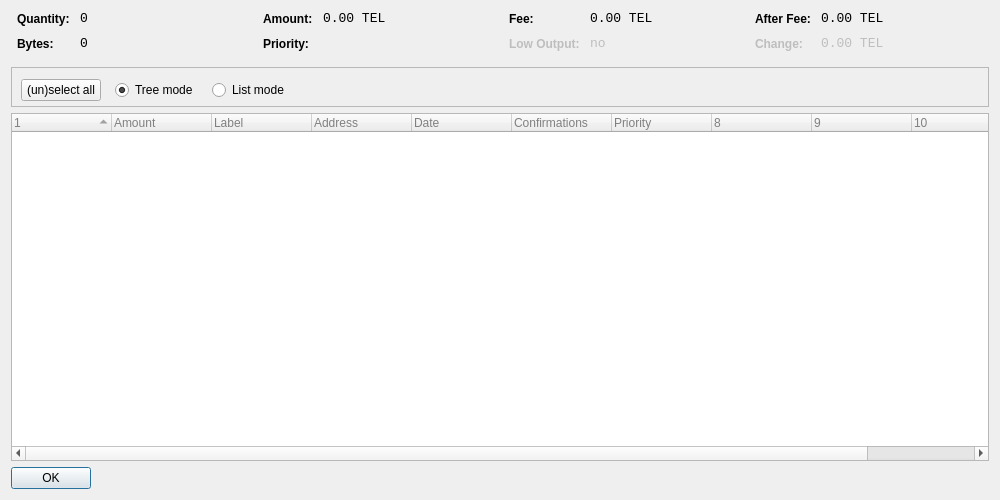
<?xml version="1.0" encoding="UTF-8"?>
<ui version="4.0">
 <class>CoinControlDialog</class>
 <widget class="QDialog" name="CoinControlDialog">
  <property name="geometry">
   <rect>
    <x>0</x>
    <y>0</y>
    <width>1000</width>
    <height>500</height>
   </rect>
  </property>
  <property name="windowTitle">
   <string>Coin Control</string>
  </property>
  <layout class="QVBoxLayout" name="verticalLayout">
   <item>
    <layout class="QHBoxLayout" name="horizontalLayoutTop" stretch="0,0,0,0">
     <property name="topMargin">
      <number>0</number>
     </property>
     <property name="bottomMargin">
      <number>10</number>
     </property>
     <item>
      <layout class="QFormLayout" name="formLayoutCoinControl1">
       <property name="horizontalSpacing">
        <number>10</number>
       </property>
       <property name="verticalSpacing">
        <number>10</number>
       </property>
       <property name="leftMargin">
        <number>6</number>
       </property>
       <property name="rightMargin">
        <number>6</number>
       </property>
       <item row="0" column="0">
        <widget class="QLabel" name="labelCoinControlQuantityText">
         <property name="styleSheet">
          <string notr="true">font-weight:bold;</string>
         </property>
         <property name="text">
          <string>Quantity:</string>
         </property>
        </widget>
       </item>
       <item row="0" column="1">
        <widget class="QLabel" name="labelCoinControlQuantity">
         <property name="font">
          <font>
           <family>Monospace</family>
           <pointsize>10</pointsize>
          </font>
         </property>
         <property name="cursor">
          <cursorShape>IBeamCursor</cursorShape>
         </property>
         <property name="contextMenuPolicy">
          <enum>Qt::ActionsContextMenu</enum>
         </property>
         <property name="text">
          <string notr="true">0</string>
         </property>
         <property name="textInteractionFlags">
          <set>Qt::LinksAccessibleByMouse|Qt::TextSelectableByKeyboard|Qt::TextSelectableByMouse</set>
         </property>
        </widget>
       </item>
       <item row="1" column="0">
        <widget class="QLabel" name="labelCoinControlBytesText">
         <property name="styleSheet">
          <string notr="true">font-weight:bold;</string>
         </property>
         <property name="text">
          <string>Bytes:</string>
         </property>
        </widget>
       </item>
       <item row="1" column="1">
        <widget class="QLabel" name="labelCoinControlBytes">
         <property name="font">
          <font>
           <family>Monospace</family>
           <pointsize>10</pointsize>
          </font>
         </property>
         <property name="cursor">
          <cursorShape>IBeamCursor</cursorShape>
         </property>
         <property name="contextMenuPolicy">
          <enum>Qt::ActionsContextMenu</enum>
         </property>
         <property name="text">
          <string notr="true">0</string>
         </property>
         <property name="textInteractionFlags">
          <set>Qt::LinksAccessibleByMouse|Qt::TextSelectableByKeyboard|Qt::TextSelectableByMouse</set>
         </property>
        </widget>
       </item>
      </layout>
     </item>
     <item>
      <layout class="QFormLayout" name="formLayoutCoinControl2">
       <property name="horizontalSpacing">
        <number>10</number>
       </property>
       <property name="verticalSpacing">
        <number>10</number>
       </property>
       <property name="leftMargin">
        <number>6</number>
       </property>
       <property name="rightMargin">
        <number>6</number>
       </property>
       <item row="0" column="0">
        <widget class="QLabel" name="labelCoinControlAmountText">
         <property name="styleSheet">
          <string notr="true">font-weight:bold;</string>
         </property>
         <property name="text">
          <string>Amount:</string>
         </property>
        </widget>
       </item>
       <item row="0" column="1">
        <widget class="QLabel" name="labelCoinControlAmount">
         <property name="font">
          <font>
           <family>Monospace</family>
           <pointsize>10</pointsize>
          </font>
         </property>
         <property name="cursor">
          <cursorShape>IBeamCursor</cursorShape>
         </property>
         <property name="contextMenuPolicy">
          <enum>Qt::ActionsContextMenu</enum>
         </property>
         <property name="text">
          <string notr="true">0.00 TEL</string>
         </property>
         <property name="textInteractionFlags">
          <set>Qt::LinksAccessibleByMouse|Qt::TextSelectableByKeyboard|Qt::TextSelectableByMouse</set>
         </property>
        </widget>
       </item>
       <item row="1" column="0">
        <widget class="QLabel" name="labelCoinControlPriorityText">
         <property name="styleSheet">
          <string notr="true">font-weight:bold;</string>
         </property>
         <property name="text">
          <string>Priority:</string>
         </property>
        </widget>
       </item>
       <item row="1" column="1">
        <widget class="QLabel" name="labelCoinControlPriority">
         <property name="font">
          <font>
           <family>Monospace</family>
           <pointsize>10</pointsize>
          </font>
         </property>
         <property name="cursor">
          <cursorShape>IBeamCursor</cursorShape>
         </property>
         <property name="contextMenuPolicy">
          <enum>Qt::ActionsContextMenu</enum>
         </property>
         <property name="text">
          <string/>
         </property>
         <property name="textInteractionFlags">
          <set>Qt::LinksAccessibleByMouse|Qt::TextSelectableByKeyboard|Qt::TextSelectableByMouse</set>
         </property>
        </widget>
       </item>
      </layout>
     </item>
     <item>
      <layout class="QFormLayout" name="formLayoutCoinControl3">
       <property name="horizontalSpacing">
        <number>10</number>
       </property>
       <property name="verticalSpacing">
        <number>10</number>
       </property>
       <property name="leftMargin">
        <number>6</number>
       </property>
       <property name="rightMargin">
        <number>6</number>
       </property>
       <item row="0" column="0">
        <widget class="QLabel" name="labelCoinControlFeeText">
         <property name="styleSheet">
          <string notr="true">font-weight:bold;</string>
         </property>
         <property name="text">
          <string>Fee:</string>
         </property>
        </widget>
       </item>
       <item row="0" column="1">
        <widget class="QLabel" name="labelCoinControlFee">
         <property name="font">
          <font>
           <family>Monospace</family>
           <pointsize>10</pointsize>
          </font>
         </property>
         <property name="cursor">
          <cursorShape>IBeamCursor</cursorShape>
         </property>
         <property name="contextMenuPolicy">
          <enum>Qt::ActionsContextMenu</enum>
         </property>
         <property name="text">
          <string notr="true">0.00 TEL</string>
         </property>
         <property name="textInteractionFlags">
          <set>Qt::LinksAccessibleByMouse|Qt::TextSelectableByKeyboard|Qt::TextSelectableByMouse</set>
         </property>
        </widget>
       </item>
       <item row="1" column="0">
        <widget class="QLabel" name="labelCoinControlLowOutputText">
         <property name="enabled">
          <bool>false</bool>
         </property>
         <property name="styleSheet">
          <string notr="true">font-weight:bold;</string>
         </property>
         <property name="text">
          <string>Low Output:</string>
         </property>
        </widget>
       </item>
       <item row="1" column="1">
        <widget class="QLabel" name="labelCoinControlLowOutput">
         <property name="enabled">
          <bool>false</bool>
         </property>
         <property name="font">
          <font>
           <family>Monospace</family>
           <pointsize>10</pointsize>
          </font>
         </property>
         <property name="cursor">
          <cursorShape>IBeamCursor</cursorShape>
         </property>
         <property name="contextMenuPolicy">
          <enum>Qt::ActionsContextMenu</enum>
         </property>
         <property name="text">
          <string notr="true">no</string>
         </property>
         <property name="textInteractionFlags">
          <set>Qt::LinksAccessibleByMouse|Qt::TextSelectableByKeyboard|Qt::TextSelectableByMouse</set>
         </property>
        </widget>
       </item>
      </layout>
     </item>
     <item>
      <layout class="QFormLayout" name="formLayoutCoinControl4">
       <property name="horizontalSpacing">
        <number>10</number>
       </property>
       <property name="verticalSpacing">
        <number>10</number>
       </property>
       <property name="leftMargin">
        <number>6</number>
       </property>
       <property name="rightMargin">
        <number>6</number>
       </property>
       <item row="0" column="0">
        <widget class="QLabel" name="labelCoinControlAfterFeeText">
         <property name="styleSheet">
          <string notr="true">font-weight:bold;</string>
         </property>
         <property name="text">
          <string>After Fee:</string>
         </property>
        </widget>
       </item>
       <item row="0" column="1">
        <widget class="QLabel" name="labelCoinControlAfterFee">
         <property name="font">
          <font>
           <family>Monospace</family>
           <pointsize>10</pointsize>
          </font>
         </property>
         <property name="cursor">
          <cursorShape>IBeamCursor</cursorShape>
         </property>
         <property name="contextMenuPolicy">
          <enum>Qt::ActionsContextMenu</enum>
         </property>
         <property name="text">
          <string notr="true">0.00 TEL</string>
         </property>
         <property name="textInteractionFlags">
          <set>Qt::LinksAccessibleByMouse|Qt::TextSelectableByKeyboard|Qt::TextSelectableByMouse</set>
         </property>
        </widget>
       </item>
       <item row="1" column="0">
        <widget class="QLabel" name="labelCoinControlChangeText">
         <property name="enabled">
          <bool>false</bool>
         </property>
         <property name="styleSheet">
          <string notr="true">font-weight:bold;</string>
         </property>
         <property name="text">
          <string>Change:</string>
         </property>
        </widget>
       </item>
       <item row="1" column="1">
        <widget class="QLabel" name="labelCoinControlChange">
         <property name="enabled">
          <bool>false</bool>
         </property>
         <property name="font">
          <font>
           <family>Monospace</family>
           <pointsize>10</pointsize>
          </font>
         </property>
         <property name="cursor">
          <cursorShape>IBeamCursor</cursorShape>
         </property>
         <property name="contextMenuPolicy">
          <enum>Qt::ActionsContextMenu</enum>
         </property>
         <property name="text">
          <string notr="true">0.00 TEL</string>
         </property>
         <property name="textInteractionFlags">
          <set>Qt::LinksAccessibleByMouse|Qt::TextSelectableByKeyboard|Qt::TextSelectableByMouse</set>
         </property>
        </widget>
       </item>
      </layout>
     </item>
    </layout>
   </item>
   <item>
    <widget class="QFrame" name="frame">
     <property name="minimumSize">
      <size>
       <width>182</width>
       <height>40</height>
      </size>
     </property>
     <property name="frameShape">
      <enum>QFrame::StyledPanel</enum>
     </property>
     <property name="frameShadow">
      <enum>QFrame::Sunken</enum>
     </property>
     <widget class="QWidget" name="horizontalLayoutWidget">
      <property name="geometry">
       <rect>
        <x>10</x>
        <y>0</y>
        <width>781</width>
        <height>47</height>
       </rect>
      </property>
      <layout class="QHBoxLayout" name="horizontalLayoutPanel" stretch="0,0,0,0">
       <property name="spacing">
        <number>14</number>
       </property>
       <item>
        <widget class="QPushButton" name="pushButtonSelectAll">
         <property name="sizePolicy">
          <sizepolicy hsizetype="Maximum" vsizetype="Fixed">
           <horstretch>0</horstretch>
           <verstretch>0</verstretch>
          </sizepolicy>
         </property>
         <property name="text">
          <string>(un)select all</string>
         </property>
        </widget>
       </item>
       <item>
        <widget class="QRadioButton" name="radioTreeMode">
         <property name="sizePolicy">
          <sizepolicy hsizetype="Maximum" vsizetype="Fixed">
           <horstretch>0</horstretch>
           <verstretch>0</verstretch>
          </sizepolicy>
         </property>
         <property name="text">
          <string>Tree mode</string>
         </property>
         <property name="checked">
          <bool>true</bool>
         </property>
        </widget>
       </item>
       <item>
        <widget class="QRadioButton" name="radioListMode">
         <property name="sizePolicy">
          <sizepolicy hsizetype="Maximum" vsizetype="Fixed">
           <horstretch>0</horstretch>
           <verstretch>0</verstretch>
          </sizepolicy>
         </property>
         <property name="text">
          <string>List mode</string>
         </property>
        </widget>
       </item>
       <item>
        <spacer name="horizontalSpacer">
         <property name="orientation">
          <enum>Qt::Horizontal</enum>
         </property>
         <property name="sizeHint" stdset="0">
          <size>
           <width>40</width>
           <height>20</height>
          </size>
         </property>
        </spacer>
       </item>
      </layout>
     </widget>
    </widget>
   </item>
   <item>
    <widget class="CoinControlTreeWidget" name="treeWidget">
     <property name="contextMenuPolicy">
      <enum>Qt::CustomContextMenu</enum>
     </property>
     <property name="styleSheet">
      <string notr="true">QFrame {
	color: grey;

}</string>
     </property>
     <property name="sortingEnabled">
      <bool>false</bool>
     </property>
     <property name="columnCount">
      <number>11</number>
     </property>
     <attribute name="headerShowSortIndicator" stdset="0">
      <bool>true</bool>
     </attribute>
     <attribute name="headerStretchLastSection">
      <bool>false</bool>
     </attribute>
     <column>
      <property name="text">
       <string/>
      </property>
     </column>
     <column>
      <property name="text">
       <string>Amount</string>
      </property>
     </column>
     <column>
      <property name="text">
       <string>Label</string>
      </property>
     </column>
     <column>
      <property name="text">
       <string>Address</string>
      </property>
     </column>
     <column>
      <property name="text">
       <string>Date</string>
      </property>
     </column>
     <column>
      <property name="text">
       <string>Confirmations</string>
      </property>
      <property name="toolTip">
       <string>Confirmed</string>
      </property>
     </column>
     <column>
      <property name="text">
       <string>Priority</string>
      </property>
     </column>
     <column>
      <property name="text">
       <string/>
      </property>
     </column>
     <column>
      <property name="text">
       <string/>
      </property>
     </column>
     <column>
      <property name="text">
       <string/>
      </property>
     </column>
     <column>
      <property name="text">
       <string/>
      </property>
     </column>
    </widget>
   </item>
   <item>
    <widget class="QDialogButtonBox" name="buttonBox">
     <property name="sizePolicy">
      <sizepolicy hsizetype="Maximum" vsizetype="Fixed">
       <horstretch>0</horstretch>
       <verstretch>0</verstretch>
      </sizepolicy>
     </property>
     <property name="orientation">
      <enum>Qt::Horizontal</enum>
     </property>
     <property name="standardButtons">
      <set>QDialogButtonBox::Ok</set>
     </property>
    </widget>
   </item>
  </layout>
 </widget>
 <customwidgets>
  <customwidget>
   <class>CoinControlTreeWidget</class>
   <extends>QTreeWidget</extends>
   <header>coincontroltreewidget.h</header>
  </customwidget>
 </customwidgets>
 <resources/>
 <connections/>
</ui>
